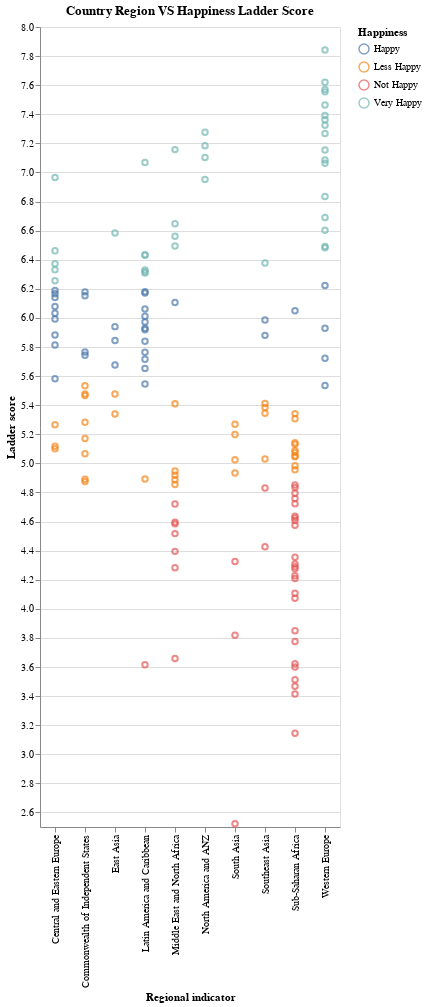

Notebook code for this chart:
### Markdown cell above
### Graph Regards to Level of Happiness

### Code cell
c1 = alt.Chart(df).mark_point().encode(
    x=alt.X("Regional indicator", scale=alt.Scale(zero=False)),
    y=alt.Y("Ladder score", scale=alt.Scale(zero=False)),
    color="Happiness",
    tooltip=["Country name","Logged GDP per capita","Social support","Healthy life expectancy","Freedom to make life choices","Generosity","Perceptions of corruption"]
).properties(
    height=800,
    width=300,
    title="Country Region VS Happiness Ladder Score"
)
c1

### Figure 1 — Vega-Lite specification as saved in the notebook (floating-point values rounded to 4 significant figures; data arrays with more than 128 entries replaced by an {"elided": "..."} marker saying what was removed)
{"config": {"view": {"continuousWidth": 400, "continuousHeight": 300}}, "data": {"name": "data-01c0c5989b41d83bd4a10f07c2f8f78e"}, "mark": "point", "encoding": {"color": {"field": "Happiness", "type": "nominal"}, "tooltip": [{"field": "Country name", "type": "nominal"}, {"field": "Logged GDP per capita", "type": "quantitative"}, {"field": "Social support", "type": "quantitative"}, {"field": "Healthy life expectancy", "type": "quantitative"}, {"field": "Freedom to make life choices", "type": "quantitative"}, {"field": "Generosity", "type": "quantitative"}, {"field": "Perceptions of corruption", "type": "quantitative"}], "x": {"field": "Regional indicator", "scale": {"zero": false}, "type": "nominal"}, "y": {"field": "Ladder score", "scale": {"zero": false}, "type": "quantitative"}}, "height": 800, "title": "Country Region VS Happiness Ladder Score", "width": 300, "$schema": "https://vega.github.io/schema/vega-lite/v4.17.0.json", "datasets": {"data-01c0c5989b41d83bd4a10f07c2f8f78e": {"elided": "149 records"}}}
